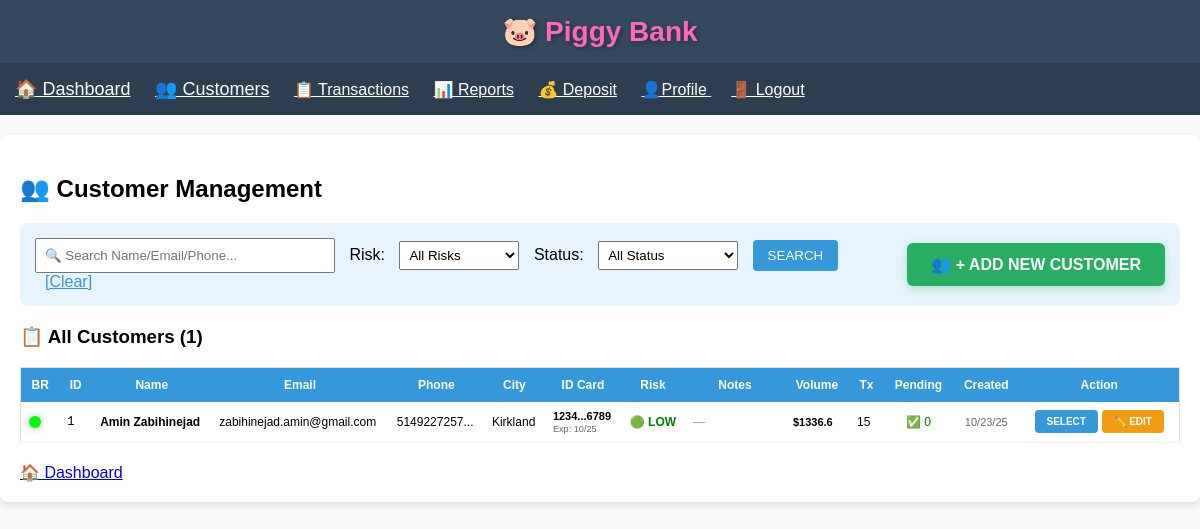
The app's page /customers (signed in) with its own data.
### app.py (models this page shows)
class Client(db.Model):
    id = db.Column(db.Integer, primary_key=True)
    first_name = db.Column(db.String(100), nullable=False)
    last_name = db.Column(db.String(100), nullable=False)
    email = db.Column(db.String(120), nullable=False)
    phone = db.Column(db.String(20), nullable=False)
    apartment = db.Column(db.String(20))
    civic_number = db.Column(db.String(20), nullable=False)
    street = db.Column(db.String(200), nullable=False)
    city = db.Column(db.String(100), nullable=False)
    province = db.Column(db.String(10), nullable=False)
    postal_code = db.Column(db.String(10), nullable=False)
    risk_level = db.Column(db.String(20), default='low risk')
    notes = db.Column(db.Text)
    created_at = db.Column(db.DateTime, default=datetime.utcnow)
    id1_type = db.Column(db.String(50))
    id1_issued_by = db.Column(db.String(100))
    id1_number = db.Column(db.String(50))
    id1_expiry_date = db.Column(db.Date)
    id2_type = db.Column(db.String(50))
    id2_issued_by = db.Column(db.String(100))
    id2_number = db.Column(db.String(50))
    id2_expiry_date = db.Column(db.Date)
    id3_type = db.Column(db.String(50))
    id3_issued_by = db.Column(db.String(100))
    id3_number = db.Column(db.String(50))
    id3_expiry_date = db.Column(db.Date)
    transactions = db.relationship('Transaction', backref='client', lazy=True)

### app.py (the view)
@app.route('/customers', methods=['GET', 'POST'])
def customers():
    if 'user_id' not in session:
        flash('🔒 Please log in first!')
        return redirect(url_for('login'))
    print(f"🔍 Customers page - loading {Client.query.count()} total clients")
    return render_template('customers.html',
                           clients_data=calculate_clients_data(),
                           request=request,
                           form_data={},
                           now=datetime.utcnow().date())

### app.py (called while the page is built, shortened)
def interpolate_color(volume):
    min_volume = 3000
    max_volume = 10000
    if volume < min_volume:
        return "#00FF00"

def convert_to_usd(amount, currency):
    rates = {'CAD': 0.72, 'EUR': 1.08, 'GBP': 1.30, 'IRR': 0.000024}
    return amount * rates.get(currency, 1.0)

### templates/customers.html (shortened to what this page needs)
{% extends "base.html" %}
{% block content %}
<h2>👥 Customer Management</h2>
<div style="background:#e8f4fd; padding:15px; border-radius:8px; margin-bottom:20px;">
    <div style="display: flex; justify-content: space-between; align-items: center; flex-wrap: wrap; gap: 15px;">
        <form method="GET" style="display: inline; flex: 1; min-width: 600px;">
            <input type="text" name="search" placeholder="🔍 Search Name/Email/Phone..."
                   value="{{ request.args.get('search', '') }}" style="width:300px; padding:8px; margin-right:10px;">
            Risk: <select name="risk_level" style="margin:0 10px; padding:5px; width:120px;">
                <option value="">All Risks</option>
            </select>
            Status: <select name="tx_status" style="margin:0 10px; padding:5px; width:140px;">
                <option value="">All Status</option>
            </select>
            <input type="submit" value="SEARCH" style="padding:8px 15px; background:#3498db; color:white; border:none; border-radius:4px;">
            <a href="{{ url_for('customers') }}" style="margin-left:10px; color:#3498db;">[Clear]</a>
        </form>
        <a href="{{ url_for('edit_client', client_id='new') }}"
           style="background:#27ae60; color:white; padding:12px 24px; text-decoration:none; border-radius:6px; font-weight:bold; font-size:16px; box-shadow:0 3px 10px rgba(39,174,96,0.3);">
           👥 + ADD NEW CUSTOMER
        </a>
    </div>
</div>
<h3>📋 All Customers ({{ clients_data|length }})</h3>
<table style="width:100%; border-collapse:collapse; font-size:12px; border:1px solid #ddd;">
    <tr style="background:#3498db; color:white;">
        <th style="padding:10px;">BR</th>
        <th style="padding:10px;">ID</th>
        <th style="padding:10px;">Name</th>
        <th style="padding:10px;">Email</th>
        <th style="padding:10px;">Phone</th>
        <th style="padding:10px;">City</th>
        <th style="padding:10px;">ID Card</th>
        <th style="padding:10px;">Risk</th>
        <th style="padding:10px; width:100px;">Notes</th>
        <th style="padding:10px;">Volume</th>
        <th style="padding:10px;">Tx</th>
        <th style="padding:10px;">Pending</th>
        <th style="padding:10px;">Created</th>
        <th style="padding:10px; width:160px;">Action</th>
    </tr>
    {% for data in clients_data %}
    <tr style="border-bottom:1px solid #eee; {% if data.client.risk_level == 'high risk' or data.client.risk_level == 'on hold' %}background:#fff5f5;{% endif %}">
        <td style="padding:8px;"><span class="led-indicator" style="background-color: {{ data.led_color }};" title="Business Relation: ${{ '%.2f'|format(data.total_volume_usd) }} over past 6 months"></span></td>
        <td style="padding:8px; font-family:monospace;">{{ data.client.id }}</td>
        <td style="padding:8px;"><strong>{{ data.client.first_name }} {{ data.client.last_name }}</strong></td>
        <td style="padding:8px;">{{ data.client.email or '—' }}</td>
        <td style="padding:8px;">{{ data.client.phone[:12] }}...</td>
        <td style="padding:8px;">{{ data.client.city or '—' }}</td>
        <td style="padding:8px; font-size:11px;">
            {% if data.client.id1_number or data.client.id2_number or data.client.id3_number %}
                {% if data.client.id1_number %}
                    <strong>{{ data.client.id1_number[:4] }}...{{ data.client.id1_number[-4:] }}</strong>
                    {% if data.client.id1_expiry_date %}
                        <br><small style="{% if data.client.id1_expiry_date and data.client.id1_expiry_date < now %}color:red;{% else %}color:#666;{% endif %}">
                            Exp: {{ data.client.id1_expiry_date.strftime('%m/%y') }}
                        </small>
                    {% endif %}
                {% elif data.client.id2_number %}
                    <strong>{{ data.client.id2_number[:4] }}...{{ data.client.id2_number[-4:] }}</strong>
                {% elif data.client.id3_number %}
                    <strong>{{ data.client.id3_number[:4] }}...{{ data.client.id3_number[-4:] }}</strong>
                {% endif %}
            {% else %}
                <span style="color:#999;">—</span>
            {% endif %}
        </td>
        <td style="padding:8px; text-align:center; font-weight:bold;">
            {% if data.client.risk_level == 'low risk' %}<span style="color:green;">🟢 LOW</span>
            {% elif data.client.risk_level == 'medium risk' %}<span style="color:orange;">🟡 MED</span>
            {% elif data.client.risk_level == 'high risk' %}<span style="color:red;">🟠 HIGH</span>
            {% else %}<span style="color:red;">🔴 HOLD</span>{% endif %}
        </td>
        <td style="padding:8px;">
            {% if data.client.notes %}
                <div style="height:25px; overflow-y:auto; border:1px solid #ddd; padding:2px; background:#f9f9f9; font-size:9px; border-radius:3px;">
                    {{ data.client.notes[:60] }}{% if data.client.notes|length > 60 %}...{% endif %}
                </div>
            {% else %}
                <span style="color:#999; font-style:italic;">—</span>
            {% endif %}
        </td>
        <td style="padding:8px; font-weight:bold; font-size:11px;">${{ "%.1f"|format(data.total_volume_usd) }}</td>
        <td style="padding:8px;">{{ data.transactions_list|length }}</td>
        <td style="padding:8px; text-align:center;">
            {% set pending_tx = data.transactions_list|selectattr('status', 'equalto', 'pending')|list %}
            {% if pending_tx|length > 0 %}
                <span style="color:red; font-weight:bold;">🚨 {{ pending_tx|length }}</span>
            {% else %}
                <span style="color:green;">✅ 0</span>
            {% endif %}
        </td>
        <td style="padding:8px; font-size:11px; text-align:center; color:#666;">
            {{ data.client.created_at.strftime('%m/%d/%y') }}
        </td>
        <td style="padding:8px;">
            <div style="display: flex; gap: 4px; justify-content: center;">
                <a href="{{ url_for('select_customer', client_id=data.client.id) }}"
                   style="background:#3498db; color:white; padding:6px 12px; text-decoration:none; border-radius:4px; font-size:10px; font-weight:bold; white-space: nowrap;">SELECT</a>
                <a href="{{ url_for('edit_client', client_id=data.client.id) }}"
                   style="background:#f39c12; color:white; padding:6px 12px; text-decoration:none; border-radius:4px; font-size:10px; font-weight:bold; white-space: nowrap;">✏️ EDIT</a>
            </div>
        </td>
    </tr>
    {% endfor %}
</table>
<div style="margin-top:20px;">
    <a href="{{ url_for('index') }}" style="font-size:16px;">🏠 Dashboard</a>
</div>
{% endblock %}

### templates/base.html (style rules this page uses)
* { box-sizing: border-box; }
body { font-family: Arial; margin: 0; padding: 0; background: #f8f9fa; }

### templates/customers.html (style rules this page uses)
.led-indicator { display: inline-block; width: 12px; height: 12px; border-radius: 50%; box-shadow: 0 0 8px rgba(0, 0, 0, 0.3); vertical-align: middle; margin-right: 5px; }

### records on screen
Client: client.id "1", client.first_name "Amin", client.last_name "Zabihinejad", client "zabihinejad.amin@gmail.com", client "5149227257", client "Kirkland", client "1234", client "6789", client.id1_expiry_date "10/25", client.created_at "10/23/25"

### other values on screen
{{ clients_data|length }} "1"
{{ "%.1f"|format(data.total_volume_usd) }} "1336.6"
{{ data.transactions_list|length }} "15"
